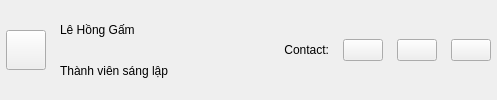
             <widget class="QFrame" name="memberRow3">
              <property name="frameShape">
               <enum>QFrame::Shape::NoFrame</enum>
              </property>
              <property name="class" stdset="0">
               <string>memberRow</string>
              </property>
              <layout class="QHBoxLayout" name="memberRow3Layout">
               <property name="spacing">
                <number>14</number>
               </property>
               <property name="leftMargin">
                <number>6</number>
               </property>
               <property name="topMargin">
                <number>10</number>
               </property>
               <property name="rightMargin">
                <number>6</number>
               </property>
               <property name="bottomMargin">
                <number>10</number>
               </property>
               <item>
                <widget class="QToolButton" name="avatarMember3">
                 <property name="minimumSize">
                  <size>
                   <width>40</width>
                   <height>40</height>
                  </size>
                 </property>
                 <property name="maximumSize">
                  <size>
                   <width>40</width>
                   <height>40</height>
                  </size>
                 </property>
                 <property name="focusPolicy">
                  <enum>Qt::FocusPolicy::NoFocus</enum>
                 </property>
                 <property name="text">
                  <string/>
                 </property>
                 <property name="class" stdset="0">
                  <string>avatar</string>
                 </property>
                 <property name="iconName" stdset="0">
                  <string>fa5s.user</string>
                 </property>
                 <property name="iconColor" stdset="0">
                  <string>#94a3b8</string>
                 </property>
                </widget>
               </item>
               <item>
                <widget class="QWidget" name="nameColumnMember3" native="true">
                 <property name="minimumSize">
                  <size>
                   <width>210</width>
                   <height>0</height>
                  </size>
                 </property>
                 <property name="maximumSize">
                  <size>
                   <width>210</width>
                   <height>16777215</height>
                  </size>
                 </property>
                 <layout class="QVBoxLayout" name="nameColumnMember3Layout">
                  <property name="spacing">
                   <number>3</number>
                  </property>
                  <property name="leftMargin">
                   <number>0</number>
                  </property>
                  <property name="topMargin">
                   <number>0</number>
                  </property>
                  <property name="rightMargin">
                   <number>0</number>
                  </property>
                  <property name="bottomMargin">
                   <number>0</number>
                  </property>
                  <item>
                   <widget class="QLabel" name="nameMember3">
                    <property name="text">
                     <string>Lê Hồng Gấm</string>
                    </property>
                    <property name="class" stdset="0">
                     <string>memberName</string>
                    </property>
                   </widget>
                  </item>
                  <item>
                   <layout class="QHBoxLayout" name="roleMember3Layout">
                    <property name="spacing">
                     <number>0</number>
                    </property>
                    <property name="leftMargin">
                     <number>0</number>
                    </property>
                    <property name="topMargin">
                     <number>0</number>
                    </property>
                    <property name="rightMargin">
                     <number>0</number>
                    </property>
                    <property name="bottomMargin">
                     <number>0</number>
                    </property>
                    <item>
                     <widget class="QLabel" name="roleMember3">
                      <property name="text">
                       <string>Thành viên sáng lập</string>
                      </property>
                      <property name="class" stdset="0">
                       <string>memberRole</string>
                      </property>
                     </widget>
                    </item>
                    <item>
                     <spacer name="roleMember3Spacer">
                      <property name="orientation">
                       <enum>Qt::Orientation::Horizontal</enum>
                      </property>
                      <property name="sizeHint" stdset="0">
                       <size>
                        <width>40</width>
                        <height>20</height>
                       </size>
                      </property>
                     </spacer>
                    </item>
                   </layout>
                  </item>
                 </layout>
                </widget>
               </item>
               <item>
                <widget class="QLabel" name="descMember3">
                 <property name="sizePolicy">
                  <sizepolicy hsizetype="Expanding" vsizetype="Preferred">
                   <horstretch>1</horstretch>
                   <verstretch>0</verstretch>
                  </sizepolicy>
                 </property>
                 <property name="text">
                  <string>Contact:</string>
                 </property>
                 <property name="alignment">
                  <set>Qt::AlignmentFlag::AlignRight|Qt::AlignmentFlag::AlignTrailing|Qt::AlignmentFlag::AlignVCenter</set>
                 </property>
                 <property name="wordWrap">
                  <bool>true</bool>
                 </property>
                 <property name="class" stdset="0">
                  <string>memberDesc</string>
                 </property>
                </widget>
               </item>
               <item>
                <widget class="QPushButton" name="btnGithub3">
                 <property name="cursor">
                  <cursorShape>PointingHandCursor</cursorShape>
                 </property>
                 <property name="toolTip">
                  <string>Xem GitHub</string>
                 </property>
                 <property name="text">
                  <string/>
                 </property>
                 <property name="class" stdset="0">
                  <string>socialButton</string>
                 </property>
                 <property name="iconName" stdset="0">
                  <string>fa5b.github</string>
                 </property>
                 <property name="iconColor" stdset="0">
                  <string>#0f172a</string>
                 </property>
                 <property name="url" stdset="0">
                  <string>https://github.com/honggam26</string>
                 </property>
                </widget>
               </item>
               <item>
                <widget class="QPushButton" name="btnLinkedin3">
                 <property name="cursor">
                  <cursorShape>PointingHandCursor</cursorShape>
                 </property>
                 <property name="toolTip">
                  <string>Xem LinkedIn</string>
                 </property>
                 <property name="text">
                  <string/>
                 </property>
                 <property name="class" stdset="0">
                  <string>socialButton</string>
                 </property>
                 <property name="iconName" stdset="0">
                  <string>fa5b.linkedin</string>
                 </property>
                 <property name="iconColor" stdset="0">
                  <string>#2563eb</string>
                 </property>
                 <property name="url" stdset="0">
                  <string>https://linkedin.com/in/lehgam</string>
                 </property>
                </widget>
               </item>
               <item>
                <widget class="QPushButton" name="btnEmail3">
                 <property name="cursor">
                  <cursorShape>PointingHandCursor</cursorShape>
                 </property>
                 <property name="toolTip">
                  <string>Gửi email</string>
                 </property>
                 <property name="text">
                  <string/>
                 </property>
                 <property name="class" stdset="0">
                  <string>socialButton</string>
                 </property>
                 <property name="iconName" stdset="0">
                  <string>fa5s.envelope</string>
                 </property>
                 <property name="iconColor" stdset="0">
                  <string>#64748b</string>
                 </property>
                 <property name="email" stdset="0">
                  <string>user3@gmail.com</string>
                 </property>
                </widget>
               </item>
              </layout>
             </widget>
